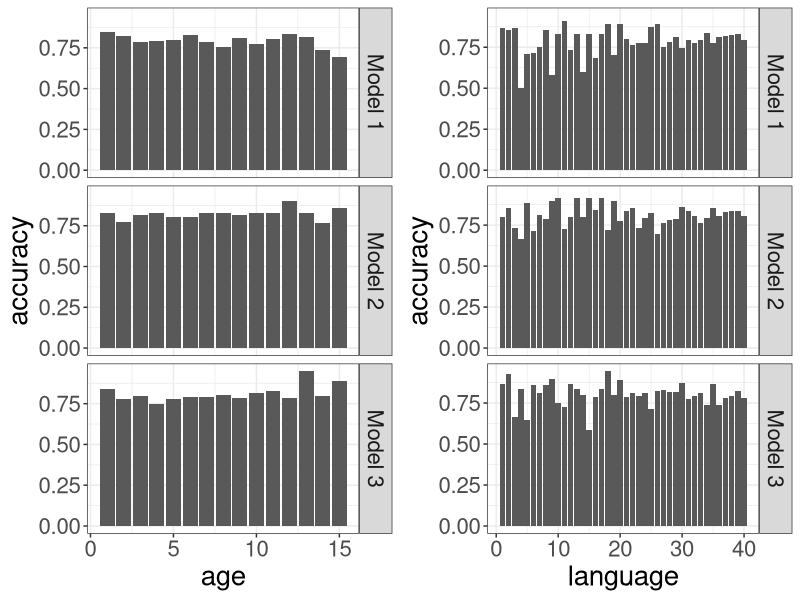
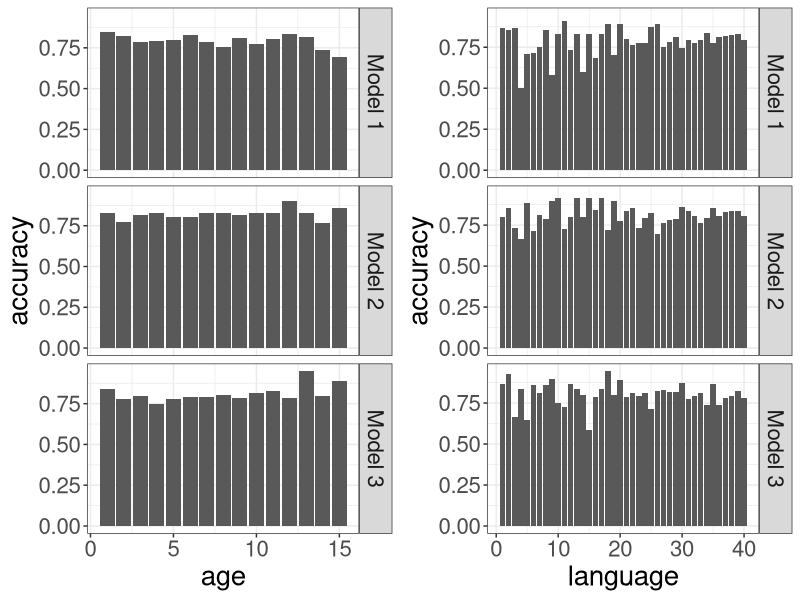

Recreate these plots in R, in order. (Note: this script raises an error after producing the figures.)
# Copyright 2022 Twitter, Inc.
# SPDX-License-Identifier: Apache-2.0

require(gridExtra)
require(dplyr)
require(ggplot2)
require(reshape2)

set.seed(2022)
K.language <- 40
n <- 3000
K.age <- 15

#make two categories, age and language with language having many more values
age.probs <- c(15, 18, 20, 20, 50, 75, 50, 20, 13, 13, 5, 5, 5, 5, 4)
age.probs <- age.probs/sum(age.probs)
age <- sample(1:K.age, n, replace = TRUE, prob = age.probs)

#hist(table(age))
#table(age)

language.probs <- c(rep(20, 20), rep(100, 10), rep(200, 5), rep(400, 5))
language.probs <- language.probs/sum(language.probs)

language <- sample(1:K.language, n, replace = TRUE, prob = language.probs)

#hist(table(language))
#sort(table(language))


dat <- data.frame(Y1 = rbinom(n, 1, .8), Y2 = rbinom(n, 1, .8), Y3 = rbinom(n, 1, .8), age, language)   

age.charts <- dat %>% group_by(age) %>%
  summarize(`Model 1` = mean(Y1), `Model 2` = mean(Y2), `Model 3` = mean(Y3))

age.charts <- melt(age.charts, id.vars = 'age', value.name = "accuracy")
ageplot <- ggplot(age.charts, aes(x=age, y = accuracy)) + geom_bar(stat = 'identity') + 
         facet_grid(vars(variable)) + 
  theme_bw()  +
  theme(text = element_text(size = 20)) 

language.charts <- dat %>% group_by(language) %>%
  summarize(`Model 1` = mean(Y1), `Model 2` = mean(Y2), `Model 3` = mean(Y3))
language.charts <- melt(language.charts, id.vars = 'language', value.name = "accuracy")


languageplot <- ggplot(language.charts, aes(x=language, y = accuracy)) + geom_bar(stat = 'identity') + 
  facet_grid(vars(variable))+
  theme_bw() + 
  theme(text = element_text(size = 20))   



png(file = '~/Desktop/toy-example.png', height = 300, width = 1000)
plt <- grid.arrange(ageplot, languageplot, nrow = 1)
dev.off()

grid.arrange(ageplot, languageplot, nrow = 1)

age.charts %>% group_by(variable) %>% mutate(mean = mean(value)) %>% summarize(var = var(value), mad = mean(abs(value - mean)))
160